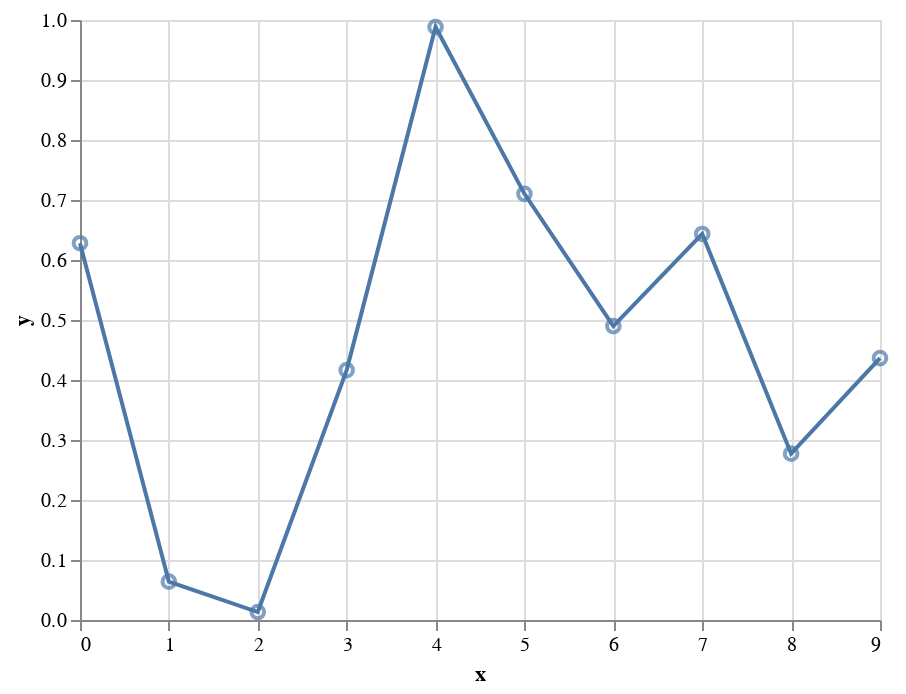

Here is the notebook cell this chart was saved with:
### Markdown cell above
A legegyszerűbb módszer az összeadás:

### Code cell
layer1 + layer2

### Figure 1 — Vega-Lite specification as saved in the notebook (floating-point values rounded to 4 significant figures)
{"config": {"view": {"continuousWidth": 400, "continuousHeight": 300}}, "layer": [{"mark": "line", "encoding": {"x": {"type": "quantitative", "field": "x"}, "y": {"type": "quantitative", "field": "y"}}}, {"mark": {"type": "point", "size": 40}, "encoding": {"x": {"type": "quantitative", "field": "x"}, "y": {"type": "quantitative", "field": "y"}}}], "data": {"name": "data-3bcf718f895c11ce3341888a98adb956"}, "$schema": "https://vega.github.io/schema/vega-lite/v4.8.1.json", "datasets": {"data-3bcf718f895c11ce3341888a98adb956": [{"x": 0, "y": 0.6279}, {"x": 1, "y": 0.06392}, {"x": 2, "y": 0.01328}, {"x": 3, "y": 0.4165}, {"x": 4, "y": 0.9883}, {"x": 5, "y": 0.7103}, {"x": 6, "y": 0.4899}, {"x": 7, "y": 0.6434}, {"x": 8, "y": 0.2772}, {"x": 9, "y": 0.4365}]}}
